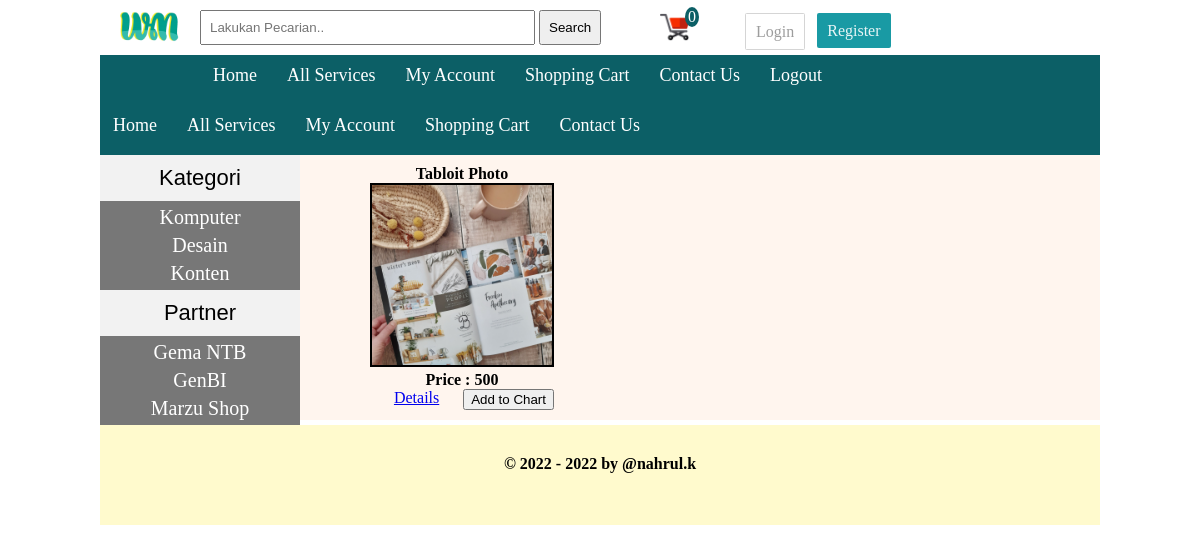
Page /details.php?pro_id=13 on the committed database.
### tables this page shows
CREATE TABLE `categories` (
  `cat_id` int(100) NOT NULL,
  `cat_title` varchar(100) NOT NULL
);

CREATE TABLE `partner` (
  `brand_id` int(100) NOT NULL,
  `brand_title` varchar(250) NOT NULL
);

CREATE TABLE `product` (
  `product_id` int(100) NOT NULL,
  `product_cat` int(100) NOT NULL,
  `product_brand` int(100) NOT NULL,
  `product_title` varchar(255) NOT NULL,
  `product_price` int(100) NOT NULL,
  `product_desc` text NOT NULL,
  `product_image` text NOT NULL,
  `product_keywords` varchar(255) NOT NULL
);

### details.php (the view, shortened to what this page needs)
<?php
include ('includes/header.php');
?>
        <div class="menubar">
            <ul id="menu">
                <li><a href="index.php">Home</a></li>
                <li><a href="all_services.php">All Services</a></li>
                <li><a href="customer/my_account.php">My Account</a></li>
                <li><a href="cart.php">Shopping Cart</a></li>
                <li><a href="contact.php">Contact Us</a></li>
            </ul>
        </div>
        <div class="content_wrapper">
            <div id="sidebar">
               <div id="sidebar_title">Kategori</div>
               <ul id="cats">
                <?php
                    getCats();
                ?>
               </ul>
                <div id="sidebar_title">Partner</div>
                <ul id="cats">
                <?php
                    getPartner();
                ?>
                </ul>
           </div>
           <div id="content_area">
               <div id="product_box">
                <?php
                if(isset($_GET['pro_id'])){
                    $product_id = $_GET['pro_id'];
                    $run_query_by_pro_id = mysqli_query($con, "SELECT * from product where product_id='$product_id'");
                    while ($row_pro = mysqli_fetch_array($run_query_by_pro_id)) {
                        $pro_id = $row_pro['product_id'];
                        $pro_title = $row_pro['product_title'];
                        $pro_price = $row_pro['product_price'];
                        $pro_image = $row_pro['product_image'];
                        echo "
                        <div id='single_product'>
                            <h3>$pro_title</h3>
                            <img src='admin_area/product_images/$pro_image' width='180' height='180'>
                            <p><b>Price : $pro_price</b></p>
                            <a href='details.php?pro_id=$pro_id'>Details</a>
                            <a href='index.php?add_cart=$pro_id'>
                                <button style='float:right'> Add to Chart</button>
                            </a>
                        </div>
                        ";
                    }
                }
                ?>
               </div>
           </div>
        </div>
    <?php
    include ('includes/footer.php');
    ?>

### functions/functions.php (shortened to what this page needs)
<?php
$servername = "localhost";
$username = "root";
$con = new mysqli($servername, $username, "", "warung_media");
function total_items(){
    global $con;
    $ip = get_ip();
    $run_items = mysqli_query($con, "SELECT * from cart where ip_address='$ip'");
    echo $count_items = mysqli_num_rows($run_items);
}
function get_ip() {
    if (!empty($_SERVER['HTTP_CLIENT_IP'])){
        $ip = $_SERVER['HTTP_CLIENT_IP'];
    } elseif(!empty($_SERVER['HTTP_X_FORWARDED_FOR'])){
        $ip = $_SERVER['HTTP_X_FORWARDED_FOR'];
    }else {
        $ip = $_SERVER['REMOTE_ADDR'];
    }
    return $ip;
}
function getCats() {
    global $con;
    $get_cats = "select * from categories";
    $run_cats = mysqli_query($con, $get_cats);
    while($row_cats=mysqli_fetch_array($run_cats)) {
        $cat_id = $row_cats['cat_id'];
        $cat_title = $row_cats['cat_title'];
        echo "<li><a href='index.php?cat=$cat_id'>$cat_title</a></li>";
    };
}
function getPartner(){
    global $con;
    $get_brands = "select * from partner";
    $run_brands = mysqli_query($con, $get_brands);
    while($row_brands=mysqli_fetch_array($run_brands)) {
        $brand_id = $row_brands['brand_id'];
        $brand_title = $row_brands['brand_title'];
        echo "<li><a href='index.php?brand=$brand_id'>$brand_title</a></li>";
    };
}
?>

### styles/style.css (style rules this page uses)
html, body, div, span, applet, object, iframe, h1, h2, h3, h4, h5, h6, p, blockquote, pre, a, abbr, acronym, address, big, cite, code, del, dfn, em, img, ins, kbd, q, s, samp, small, strike, strong, sub, sup, tt, var, b, u, i, center, dl, dt, dd, ol, ul, li, fieldset, form, label, legend, table, caption, tbody, tfoot, thead, tr, th, td, article, aside, canvas, details, embed, figure, figcaption, footer, header, hgroup, menu, nav, output, ruby, section, summary, time, mark, audio, video { margin: 0; padding: 0; border: 0; font-size: 100%; vertical-align: baseline; }
.menubar { width: 1000px; height: 50px; background: #0c5f66; }
.menubar a { color: #fff; }
#sidebar { width: 200px; background: rgba(105, 105, 105, 0.9); float: left; height: auto; }
#sidebar_title { background: rgba(255, 255, 255, 0.9); color: #000; font-size: 22px; font-family: arial; padding: 10px; text-align: center; }
#cats { text-align: center; }
#cats li { list-style: none; margin: 5px; }
#cats a { color: #fff; padding: 8px; margin: 5px; text-align: center; font-size: 20px; text-decoration: none; font-family: Cambria, Cochin, Georgia, Times, 'Times New Roman', serif; }
#menu { padding: 0; margin: 0; line-height: 40px; float: left; }
#menu li { list-style: none; display: inline; }
#menu a { text-decoration: none; padding: 8px; margin: 5px; font-size: 18px; }
.content_wrapper { width: 1000px; margin: auto; }
#content_area { width: 800px; float: right; background: #fff5ee; }
#product_box { width: 780px; text-align: center; margin-left: 30px; margin-bottom: 10px; }
#single_product { float: left; margin-left: 30px; padding: 10px; }
#single_product img { border: 2px solid #000; }

### rows in the picture
categories: cat_title "Komputer"
categories: cat_title "Desain"
categories: cat_title "Konten"
partner: brand_title "Gema NTB"
partner: brand_title "GenBI"
partner: brand_title "Marzu Shop"
product: product_title "Tabloit Photo", product_image (picture), product_price "500"

### other values in the picture
$count_items = mysqli_num_rows($run_items) "0"
